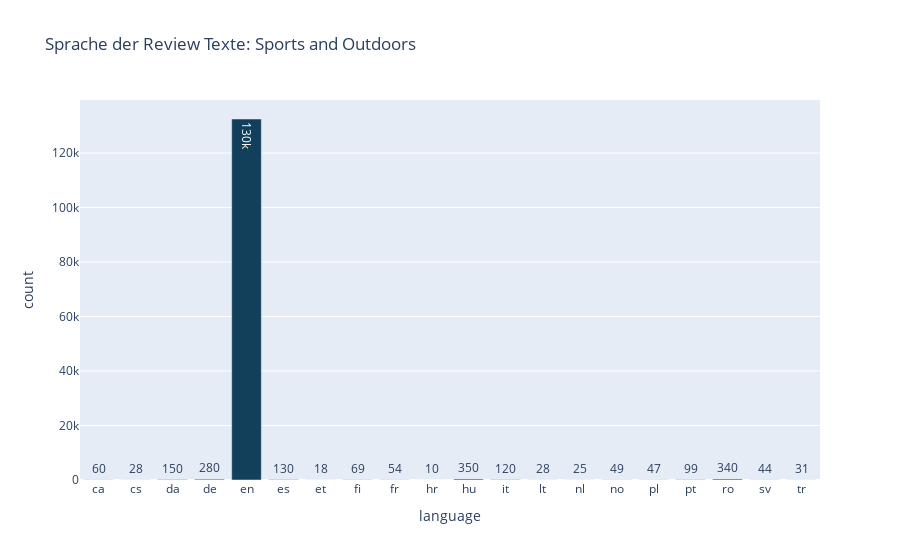

Write notebook code for a chart like this one.
### Code cell
# Gruppieren und Zählen der Sprachen in den Review Texten
languages_df = sample_df.groupby(["language"]).size().reset_index(name="count")

# Ausgabe
language_fig = px.bar(languages_df, x="language", y="count", title="Sprache der Review Texte: Sports and Outdoors", text_auto='.2s',
                      color_discrete_sequence=px.colors.sequential.Darkmint_r)
language_fig

### Figure 1 — Plotly figure (JSON) as saved in the notebook; plotly's stock layout.template omitted (floating-point values rounded to 4 significant figures)
{"data": [{"alignmentgroup": "True", "hovertemplate": "language=%{x}<br>count=%{y}<extra></extra>", "legendgroup": "", "marker": {"color": "rgb(18, 63, 90)", "pattern": {"shape": ""}}, "name": "", "offsetgroup": "", "orientation": "v", "showlegend": false, "textposition": "auto", "texttemplate": "%{y:.2s}", "type": "bar", "x": ["ca", "cs", "da", "de", "en", "es", "et", "fi", "fr", "hr", "hu", "it", "lt", "nl", "no", "pl", "pt", "ro", "sv", "tr"], "xaxis": "x", "y": [60, 28, 145, 284, 132481, 131, 18, 69, 54, 10, 347, 115, 28, 25, 49, 47, 99, 341, 44, 31], "yaxis": "y"}], "layout": {"barmode": "relative", "legend": {"tracegroupgap": 0}, "title": {"text": "Sprache der Review Texte: Sports and Outdoors"}, "xaxis": {"anchor": "y", "domain": [0, 1], "title": {"text": "language"}}, "yaxis": {"anchor": "x", "domain": [0, 1], "title": {"text": "count"}}}}
